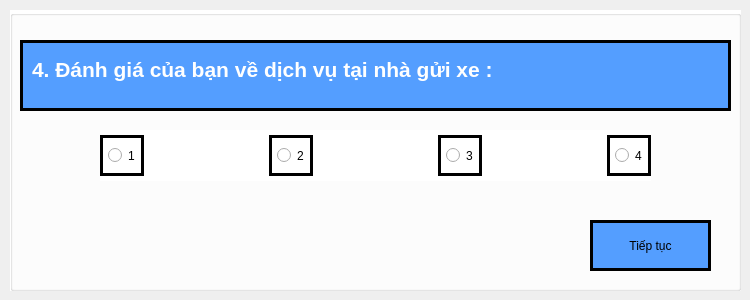
   <widget class="QWidget" name="page">
    <widget class="QGroupBox" name="groupBox_5">
     <property name="geometry">
      <rect>
       <x>10</x>
       <y>10</y>
       <width>731</width>
       <height>281</height>
      </rect>
     </property>
     <property name="styleSheet">
      <string notr="true">background-color: #ffffff;</string>
     </property>
     <property name="title">
      <string/>
     </property>
     <widget class="QTextBrowser" name="textBrowser_9">
      <property name="geometry">
       <rect>
        <x>10</x>
        <y>30</y>
        <width>711</width>
        <height>71</height>
       </rect>
      </property>
      <property name="styleSheet">
       <string notr="true">background-color: #549eff;
padding: 10px 5px;
border: 3px solid black;</string>
      </property>
      <property name="html">
       <string>&lt;!DOCTYPE HTML PUBLIC &quot;-//W3C//DTD HTML 4.0//EN&quot; &quot;http://www.w3.org/TR/REC-html40/strict.dtd&quot;&gt;
&lt;html&gt;&lt;head&gt;&lt;meta name=&quot;qrichtext&quot; content=&quot;1&quot; /&gt;&lt;style type=&quot;text/css&quot;&gt;
p, li { white-space: pre-wrap; }
&lt;/style&gt;&lt;/head&gt;&lt;body style=&quot; font-family:'PibotoLt'; font-size:8pt; font-weight:400; font-style:normal;&quot;&gt;
&lt;p style=&quot; margin-top:0px; margin-bottom:0px; margin-left:0px; margin-right:0px; -qt-block-indent:0; text-indent:0px;&quot;&gt;&lt;span style=&quot; font-size:16pt; font-weight:600; color:#ffffff;&quot;&gt;4. Đánh giá của bạn về dịch vụ tại nhà gửi xe :&lt;/span&gt;&lt;/p&gt;&lt;/body&gt;&lt;/html&gt;</string>
      </property>
     </widget>
     <widget class="QPushButton" name="home_2">
      <property name="geometry">
       <rect>
        <x>580</x>
        <y>210</y>
        <width>121</width>
        <height>51</height>
       </rect>
      </property>
      <property name="styleSheet">
       <string notr="true">background-color: #549eff;
font: 75 italic 12pt &quot;Sans&quot;;
padding: 10px 5px;
border: 3px solid black;

</string>
      </property>
      <property name="text">
       <string>Tiếp tục</string>
      </property>
     </widget>
     <widget class="QWidget" name="layoutWidget_2">
      <property name="geometry">
       <rect>
        <x>90</x>
        <y>120</y>
        <width>551</width>
        <height>51</height>
       </rect>
      </property>
      <layout class="QHBoxLayout" name="horizontalLayout_4">
       <item>
        <widget class="QRadioButton" name="ra3_5">
         <property name="styleSheet">
          <string notr="true">font: 75 italic 12pt &quot;Sans&quot;;
padding: 10px 5px;
border: 3px solid black;
</string>
         </property>
         <property name="text">
          <string>1</string>
         </property>
        </widget>
       </item>
       <item>
        <spacer name="horizontalSpacer_10">
         <property name="orientation">
          <enum>Qt::Horizontal</enum>
         </property>
         <property name="sizeHint" stdset="0">
          <size>
           <width>40</width>
           <height>20</height>
          </size>
         </property>
        </spacer>
       </item>
       <item>
        <widget class="QRadioButton" name="ra3_6">
         <property name="styleSheet">
          <string notr="true">font: 75 italic 12pt &quot;Sans&quot;;
padding: 10px 5px;
border: 3px solid black;
</string>
         </property>
         <property name="text">
          <string>2</string>
         </property>
        </widget>
       </item>
       <item>
        <spacer name="horizontalSpacer_11">
         <property name="orientation">
          <enum>Qt::Horizontal</enum>
         </property>
         <property name="sizeHint" stdset="0">
          <size>
           <width>40</width>
           <height>20</height>
          </size>
         </property>
        </spacer>
       </item>
       <item>
        <widget class="QRadioButton" name="ra3_7">
         <property name="styleSheet">
          <string notr="true">font: 75 italic 12pt &quot;Sans&quot;;
padding: 10px 5px;
border: 3px solid black;
</string>
         </property>
         <property name="text">
          <string>3</string>
         </property>
        </widget>
       </item>
       <item>
        <spacer name="horizontalSpacer_12">
         <property name="orientation">
          <enum>Qt::Horizontal</enum>
         </property>
         <property name="sizeHint" stdset="0">
          <size>
           <width>40</width>
           <height>20</height>
          </size>
         </property>
        </spacer>
       </item>
       <item>
        <widget class="QRadioButton" name="ra3_8">
         <property name="styleSheet">
          <string notr="true">font: 75 italic 12pt &quot;Sans&quot;;
padding: 10px 5px;
border: 3px solid black;
</string>
         </property>
         <property name="text">
          <string>4</string>
         </property>
        </widget>
       </item>
      </layout>
     </widget>
    </widget>
   </widget>
